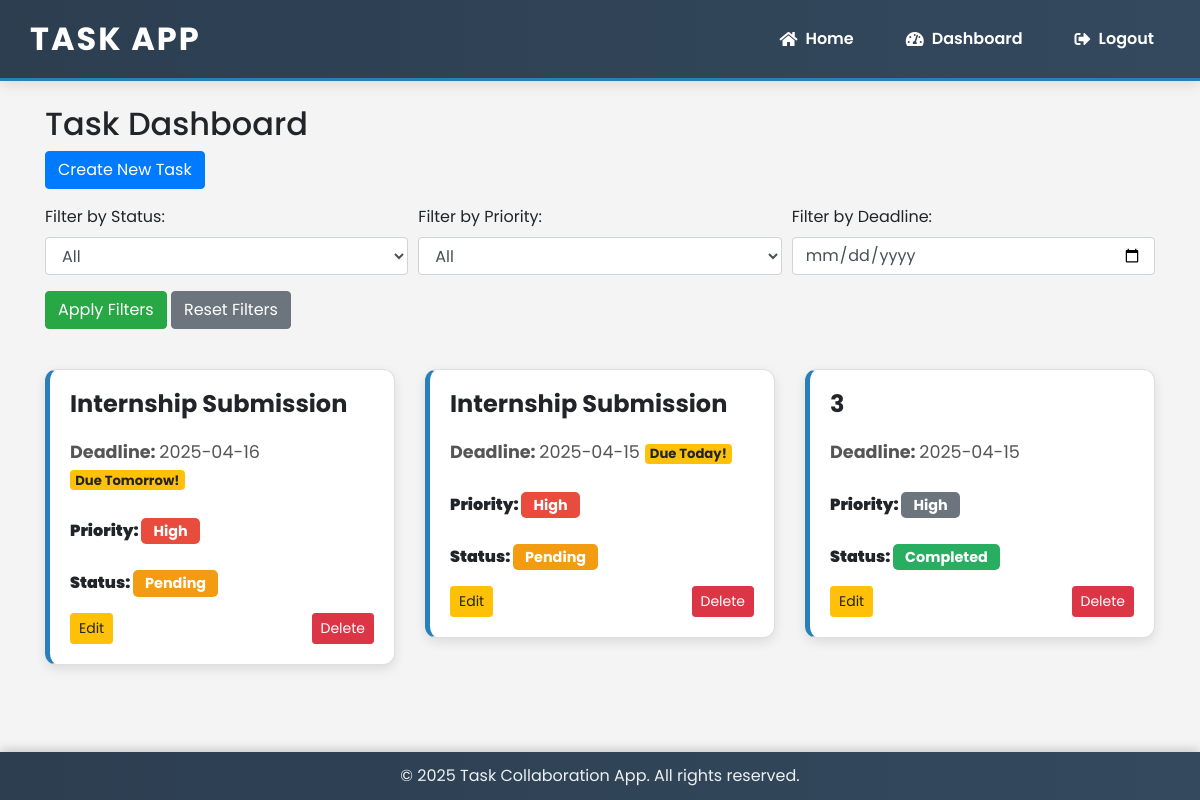
The app's page /dashboard.php (signed in) with its own data.
### tables this page shows
CREATE TABLE `tasks` (
  `id` int(11) NOT NULL,
  `user_id` int(11) NOT NULL,
  `title` varchar(255) NOT NULL,
  `deadline` date NOT NULL,
  `priority` enum('High','Medium','Low') NOT NULL,
  `status` enum('Pending','Completed') DEFAULT 'Pending'
);

### dashboard.php (the view, shortened to what this page needs)
<?php
include 'config/db.php';
include 'includes/header.php';
$user_id = $_SESSION['user_id'];
$deadlineFilter = isset($_GET['deadline']) ? $_GET['deadline'] : '';
$whereClause = "";
$params = [$user_id];
$sql = "SELECT * FROM tasks WHERE user_id = ?" . $whereClause;
$stmt = $conn->prepare($sql);
$types = '';
foreach ($params as $param) {
    if (is_int($param)) {
        $types .= 'i';
    } elseif (is_float($param)) {
        $types .= 'd';
    } else {
        $types .= 's';
    }
}
$stmt->bind_param($types, ...$params);
$stmt->execute();
$tasks = $stmt->get_result()->fetch_all(MYSQLI_ASSOC);
?>
<link href="https://cdn.jsdelivr.net/npm/bootstrap@4.6.2/dist/css/bootstrap.min.css" rel="stylesheet">
<div class="container mt-4">
    <h2>Task Dashboard</h2>
    <a href="task.php" class="btn btn-primary mb-3">Create New Task</a>
    <form method="GET" class="mb-4">
        <div class="form-row">
            <div class="form-group col-md-4">
                <label for="status">Filter by Status:</label>
                <select name="status" id="status" class="form-control">
                    <option value="">All</option>
                </select>
            </div>
            <div class="form-group col-md-4">
                <label for="priority">Filter by Priority:</label>
                <select name="priority" id="priority" class="form-control">
                    <option value="">All</option>
                </select>
            </div>
            <div class="form-group col-md-4">
                <label for="deadline">Filter by Deadline:</label>
                <input type="date" name="deadline" id="deadline" class="form-control" value="<?php echo htmlspecialchars($deadlineFilter); ?>">
            </div>
            <div class="form-group col-md-4">
                <button type="submit" class="btn btn-success">Apply Filters</button>
                <a href="dashboard.php" class="btn btn-secondary reset-btn">Reset Filters</a>
            </div>
        </div>
    </form>
    <div class="row">
        <?php if (!empty($tasks)): ?>
            <?php
                $today = date('Y-m-d');
                $tomorrow = date('Y-m-d', strtotime('+1 day'));
                foreach ($tasks as $task):
                    $statusBadge = '';
                    $priorityBadge = '';
                    $dueAlert = '';
                    if ($task['status'] === 'Completed') {
                        $statusBadge = 'badge badge-success';
                        $priorityBadge = 'badge badge-secondary';
                    } else {
                        if ($task['status'] === 'Pending') {
                            $statusBadge = 'badge badge-warning';
                        } else {
                            $statusBadge = 'badge badge-secondary';
                        }
                        switch ($task['priority']) {
                            case 'High':
                                $priorityBadge = 'badge badge-danger';
                                break;
                        }
                        $dueDate = $task['deadline'];
                        if ($dueDate == $today) {
                            $dueAlert = 'Due Today!';
                        } elseif ($dueDate == $tomorrow) {
                            $dueAlert = 'Due Tomorrow!';
                        }
                    }
            ?>
                <div class="col-md-4">
                    <div class="card">
                        <div class="card-body">
                            <div class="row">
                                <div class="col-12">
                                    <h5 class="task-title"><?= htmlspecialchars($task['title']); ?></h5>
                                </div>
                                <div class="col-12">
                                    <p class="task-info">
                                        <strong>Deadline: </strong><?= $task['deadline']; ?>
                                        <span class="badge badge-warning"><?= $dueAlert; ?></span>
                                    </p>
                                </div>
                                <div class="col-12">
                                    <p class="task-priority">
                                        <strong>Priority: </strong><span class="<?= $priorityBadge ?>"><?= $task['priority']; ?></span>
                                    </p>
                                </div>
                                <div class="col-12">
                                    <p class="task-status">
                                        <strong>Status: </strong><span class="<?= $statusBadge ?>"><?= $task['status']; ?></span>
                                    </p>
                                </div>
                                <div class="col-12 d-flex justify-content-between">
                                    <a href="task.php?id=<?= $task['id']; ?>" class="btn btn-warning btn-sm">Edit</a>
                                    <a href="task.php?id=<?= $task['id']; ?>" class="btn btn-danger btn-sm">Delete</a>
                                </div>
                            </div>
                        </div>
                    </div>
                </div>
            <?php endforeach; ?>
        <?php else: ?>
            <div class="col-12">
                <p class="text-center">No tasks found</p>
            </div>
        <?php endif; ?>
    </div>
</div>
<footer>
    <p>&copy; <?php echo date("Y"); ?> Task Collaboration App. All rights reserved.</p>
</footer>

### includes/header.php (style rules this page uses)
* { margin: 0; padding: 0; box-sizing: border-box; }
body { font-family: 'Arial', sans-serif; background-color: #f4f4f4; }

### dashboard.php (style rules this page uses)
body { font-family: 'Poppins', sans-serif; background-color: #f4f4f4; }
.card { margin-bottom: 20px; box-shadow: 0 4px 12px rgba(0, 0, 0, 0.1); border-radius: 12px; background-color: #fff; overflow: hidden; border-left: 5px solid #2980b9; transition: transform 0.3s ease-in-out; }
.card-body { padding: 20px; }
.task-title { font-size: 1.5rem; font-weight: bold; margin-bottom: 10px; }
.task-info { font-size: 1.1rem; margin-top: 10px; color: #555; }
.task-status, .task-priority { font-weight: bold; margin-top: 10px; }
.task-status span, .task-priority span { padding: 6px 12px; border-radius: 5px; color: white; font-size: 0.9rem; }
.task-status .badge-warning { background-color: #f39c12; }
.task-status .badge-success { background-color: #27ae60; }
.task-priority .badge-danger { background-color: #e74c3c; }
footer { position: fixed; bottom: 0; left: 0; width: 100%; background: linear-gradient(to right, #2c3e50, #34495e); color: #ecf0f1; text-align: center; padding: 12px 15px; font-size: 1rem; z-index: 1000; box-shadow: 0 -2px 10px rgba(0, 0, 0, 0.2); }
footer p { margin: 0; }

### records on screen
tasks: title "Internship Submission", deadline "2025-04-16", deadline "Due Tomorrow!", priority "High", status "Pending"
tasks: title "Internship Submission", deadline "2025-04-15", deadline "Due Today!", priority "High", status "Pending"
tasks: title "3", deadline "2025-04-15", priority "High", status "Completed"
